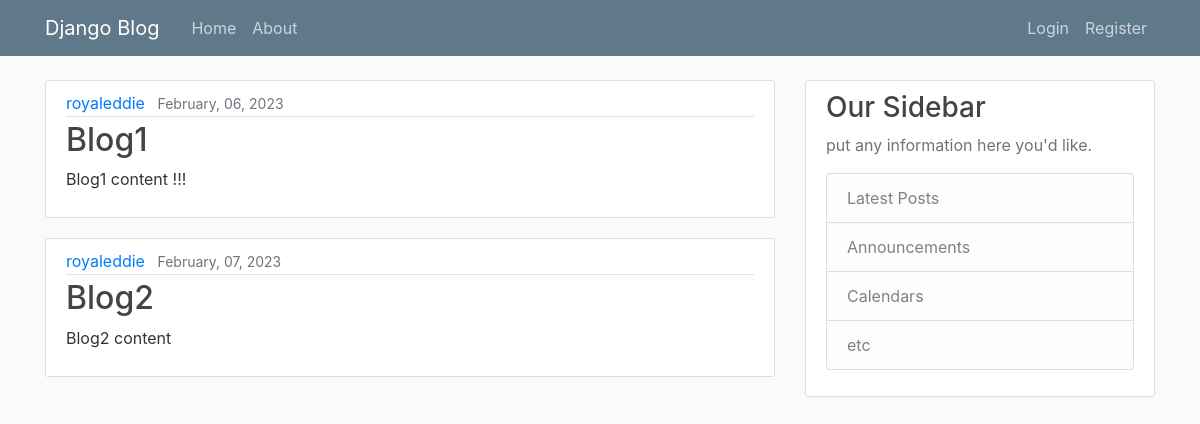
The page / on the database its author committed.
### blog/models.py (models this page shows, shortened)
class Post(models.Model):
    title = models.CharField(max_length=100)
    content = models.TextField()
    datePosted = models.DateTimeField(default=timezone.now)
    author = models.ForeignKey(User, on_delete=models.CASCADE)

### blog/views.py (the view)
# urls.py: path('', views.home, name = 'blog-home'),
def home(request):
    context = {
        'posts': Post.objects.all()
    }
    return render(request, 'blog/home.html', context)

### blog/templates/blog/home.html
{%  extends 'blog/base.html' %}
{%  block content %}
    {% for post in posts %}
    <article class="media content-section">
        <div class="media-body">
          <div class="article-metadata">
            <a class="mr-2" href="#">{{ post.author }}</a>
            <small class="text-muted">{{ post.datePosted | date:"F, d, Y" }}</small>
          </div>
          <h2><a class="article-title" href="#">{{ post.title }}</a></h2>
          <p class="article-content">{{ post.content }}</p>
        </div>
      </article>
    {% endfor %}
{% endblock content %}

### blog/static/blog/main.css (style rules this page uses)
body { background: #fafafa; color: #333333; margin-top: 5rem; }
h1, h2, h3, h4, h5, h6 { color: #444444; }
.content-section { background: #ffffff; padding: 10px 20px; border: 1px solid #dddddd; border-radius: 3px; margin-bottom: 20px; }
.article-title { color: #444444; }
.article-content { white-space: pre-line; }
.article-metadata { padding-bottom: 1px; margin-bottom: 4px; border-bottom: 1px solid #e3e3e3 }

### rows shown on the page
Post: author "royaleddie", datePosted "February, 06, 2023", title "Blog1", content "Blog1 content !!!"
Post: author "royaleddie", datePosted "February, 07, 2023", title "Blog2", content "Blog2 content"
